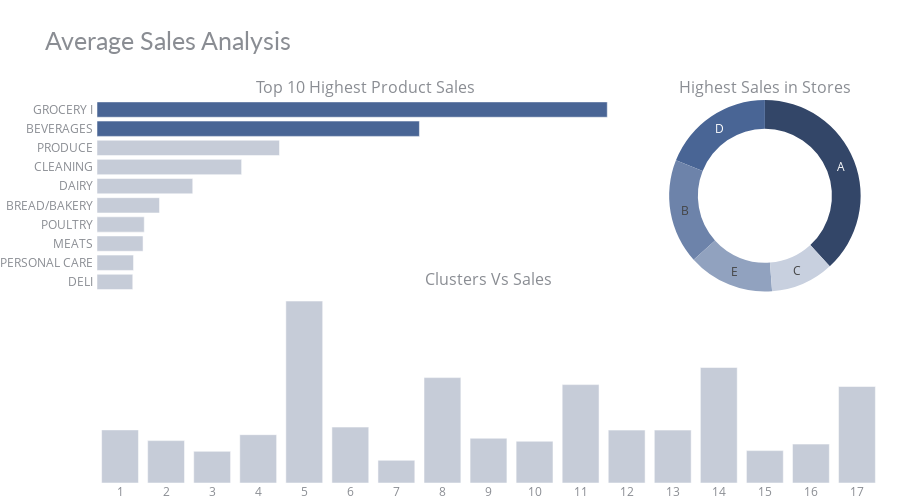

This figure's notebook cell:
### Code cell
# data
df_st_sa = df_train1.groupby('store_type').agg({"sales" : "mean"}).reset_index().sort_values(by='sales', ascending=False)
df_fa_sa = df_train1.groupby('family').agg({"sales" : "mean"}).reset_index().sort_values(by='sales', ascending=False)[:10]
df_cl_sa = df_train1.groupby('cluster').agg({"sales" : "mean"}).reset_index() 
# chart color
df_fa_sa['color'] = '#496595'
df_fa_sa['color'][2:] = '#c6ccd8'
df_cl_sa['color'] = '#c6ccd8'

# chart
fig = make_subplots(rows=2, cols=2, 
                    specs=[[{"type": "bar"}, {"type": "pie"}],
                           [{"colspan": 2}, None]],
                    column_widths=[0.7, 0.3], vertical_spacing=0, horizontal_spacing=0.02,
                    subplot_titles=("Top 10 Highest Product Sales", "Highest Sales in Stores", "Clusters Vs Sales"))

fig.add_trace(go.Bar(x=df_fa_sa['sales'], y=df_fa_sa['family'], marker=dict(color= df_fa_sa['color']),
                     name='Family', orientation='h'), 
                     row=1, col=1)
fig.add_trace(go.Pie(values=df_st_sa['sales'], labels=df_st_sa['store_type'], name='Store type',
                     marker=dict(colors=['#334668','#496595','#6D83AA','#91A2BF','#C8D0DF']), hole=0.7,
                     hoverinfo='label+percent+value', textinfo='label'), 
                    row=1, col=2)
fig.add_trace(go.Bar(x=df_cl_sa['cluster'], y=df_cl_sa['sales'], 
                     marker=dict(color= df_cl_sa['color']), name='Cluster'), 
                     row=2, col=1)

# styling
fig.update_yaxes(showgrid=False, ticksuffix=' ', categoryorder='total ascending', row=1, col=1)
fig.update_xaxes(visible=False, row=1, col=1)
fig.update_xaxes(tickmode = 'array', tickvals=df_cl_sa.cluster, ticktext=[i for i in range(1,17)], row=2, col=1)
fig.update_yaxes(visible=False, row=2, col=1)
fig.update_layout(height=500, bargap=0.2,
                  margin=dict(b=0,r=20,l=20), xaxis=dict(tickmode='linear'),
                  title_text="Average Sales Analysis",
                  template="plotly_white",
                  title_font=dict(size=25, color='#8a8d93', family="Lato, sans-serif"),
                  font=dict(color='#8a8d93'),
                  hoverlabel=dict(bgcolor="#f2f2f2", font_size=13, font_family="Lato, sans-serif"),
                  showlegend=False)
fig.show()

### Figure 1 — Plotly figure (JSON) as saved in the notebook; plotly's stock layout.template omitted (floating-point values rounded to 4 significant figures)
{"data": [{"marker": {"color": ["#496595", "#496595", "#c6ccd8", "#c6ccd8", "#c6ccd8", "#c6ccd8", "#c6ccd8", "#c6ccd8", "#c6ccd8", "#c6ccd8"]}, "name": "Family", "orientation": "h", "type": "bar", "x": [3790.0, 2395.0, 1355.0, 1074.0, 711.2, 464.2, 351.1, 342.0, 271.2, 265.6], "xaxis": "x", "y": ["GROCERY I", "BEVERAGES", "PRODUCE", "CLEANING", "DAIRY", "BREAD/BAKERY", "POULTRY", "MEATS", "PERSONAL CARE", "DELI"], "yaxis": "y"}, {"domain": {"x": [0.706, 1.0], "y": [0.5, 1.0]}, "hole": 0.7, "hoverinfo": "label+percent+value", "labels": ["A", "D", "B", "E", "C"], "marker": {"colors": ["#334668", "#496595", "#6D83AA", "#91A2BF", "#C8D0DF"]}, "name": "Store type", "textinfo": "label", "type": "pie", "values": [708.4, 352.1, 328.3, 270.3, 197.8]}, {"marker": {"color": ["#c6ccd8", "#c6ccd8", "#c6ccd8", "#c6ccd8", "#c6ccd8", "#c6ccd8", "#c6ccd8", "#c6ccd8", "#c6ccd8", "#c6ccd8", "#c6ccd8", "#c6ccd8", "#c6ccd8", "#c6ccd8", "#c6ccd8", "#c6ccd8", "#c6ccd8"]}, "name": "Cluster", "type": "bar", "x": [1, 2, 3, 4, 5, 6, 7, 8, 9, 10, 11, 12, 13, 14, 15, 16, 17], "xaxis": "x2", "y": [327.0, 261.0, 194.9, 297.5, 1120.0, 344.3, 139.8, 649.0, 275.7, 257.0, 605.8, 325.6, 325.8, 710.9, 199.4, 239.6, 594.1], "yaxis": "y2"}], "layout": {"annotations": [{"font": {"size": 16}, "showarrow": false, "text": "Top 10 Highest Product Sales", "x": 0.343, "xanchor": "center", "xref": "paper", "y": 1.0, "yanchor": "bottom", "yref": "paper"}, {"font": {"size": 16}, "showarrow": false, "text": "Highest Sales in Stores", "x": 0.853, "xanchor": "center", "xref": "paper", "y": 1.0, "yanchor": "bottom", "yref": "paper"}, {"font": {"size": 16}, "showarrow": false, "text": "Clusters Vs Sales", "x": 0.5, "xanchor": "center", "xref": "paper", "y": 0.5, "yanchor": "bottom", "yref": "paper"}], "bargap": 0.2, "font": {"color": "#8a8d93"}, "height": 500, "hoverlabel": {"bgcolor": "#f2f2f2", "font": {"family": "Lato, sans-serif", "size": 13}}, "margin": {"b": 0, "l": 20, "r": 20}, "showlegend": false, "title": {"font": {"color": "#8a8d93", "family": "Lato, sans-serif", "size": 25}, "text": "Average Sales Analysis"}, "xaxis": {"anchor": "y", "domain": [0.0, 0.686], "tickmode": "linear", "visible": false}, "xaxis2": {"anchor": "y2", "domain": [0.0, 1.0], "tickmode": "array", "ticktext": [1, 2, 3, 4, 5, 6, 7, 8, 9, 10, 11, 12, 13, 14, 15, 16], "tickvals": [1, 2, 3, 4, 5, 6, 7, 8, 9, 10, 11, 12, 13, 14, 15, 16, 17]}, "yaxis": {"anchor": "x", "categoryorder": "total ascending", "domain": [0.5, 1.0], "showgrid": false, "ticksuffix": " "}, "yaxis2": {"anchor": "x2", "domain": [0.0, 0.5], "visible": false}}}
